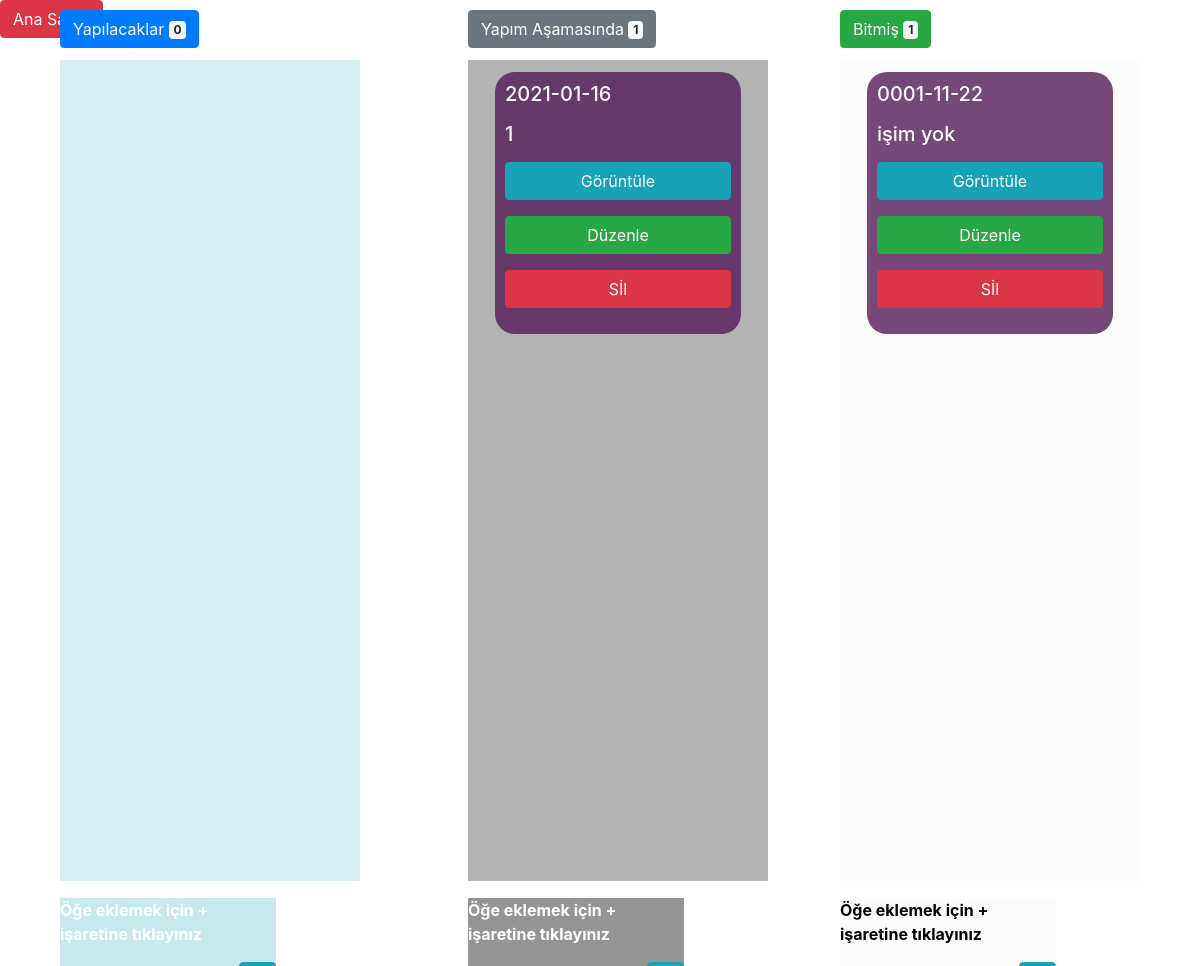
/uygulama/5, run on the app's committed database.
### Uygulama/models.py (models this page shows, shortened)
class Todos(models.Model):
    TodosJob = models.ForeignKey(JobList,on_delete=models.CASCADE,verbose_name="Hangi iş?")
    todoTarih = models.CharField(max_length=500,verbose_name="Tarih",null=False, blank=True, default=00000)
    todoDurum = models.CharField(max_length=500,verbose_name="Durum",null=False, blank=True, default=00000)
    todoYapilacakIs= models.CharField(max_length=500,verbose_name="Yapılacak İş",null=False, blank=True, default=00000)
    todoAciklama = models.CharField(max_length=500,verbose_name="Açıklama",null=False, blank=True, default=00000)
    t = models.CharField(max_length=2,verbose_name="t",null=False, blank=True, default=00000)
    d = models.CharField(max_length=2,verbose_name="d",null=False, blank=True, default=00000)
    y = models.CharField(max_length=2,verbose_name="y",null=False, blank=True, default=00000)
    a = models.CharField(max_length=2,verbose_name="a",null=False, blank=True, default=00000)

### Uygulama/views.py (the view)
# urls.py: path('uygulama/<int:id>',views.uygulama),
def uygulama(request,id):
    Joblist1 = get_object_or_404(JobList,id=id)
    todos1 = Todos.objects.all()
    return render(request,"index.html",{"Joblist1":Joblist1,"todos1":todos1})

### templates/index.html (shortened to what this page needs)
<!DOCTYPE html>
<html>
  <head>
    <link
      rel="stylesheet"
      href="https://maxcdn.bootstrapcdn.com/bootstrap/4.0.0/css/bootstrap.min.css"
    />
  </head>
  <body
  onload="load()"
    style="
      background: url('https://c.files.bbci.co.uk/F98B/production/_99838836_mario976.jpg')
        center center fixed;
      background-size: cover;
    "
  >
  <button type="button" onClick="window.location.href='/'" class="btn btn-danger" data-bs-toggle="button" autocomplete="off">Ana Sayfa</button>
    <div style="position: absolute; top: 10px; left: 5%;">
      <button type="button" class="btn btn-primary" style="opacity: 1;" disabled>
        Yapılacaklar <span id="clicks1" class="badge badge-light">0</span>
      </button>
    </div>
    <div
      style="
        background-color: rgba(176, 224, 230, 0.5);
        width: 25%;
        height: 85%;
        top: 60px;
        padding: 1%;
        overflow-x: hidden;
        overflow-y: scroll;
        position: absolute;
        float: left;
        left: 5%;
      "
    >
      <div class="col">
      </div>
    </div>
    <div
      style="
        background-color: rgba(176, 224, 230, 0.7);
        position: absolute;
        top: 93%;
        width: 18%;
        left:5%;
      "
    >
      <p style="color: white; float: left; font-weight: bold">
        Öğe eklemek için + işaretine tıklayınız
      </p>
    </div>
    <div style="position: absolute; top: 10px; left: 39%">
      <button type="button" class="btn btn-secondary" style="opacity: 1;" disabled>
        Yapım Aşamasında <span id="clicks2" class="badge badge-light" >0</span>
      </button>
    </div>
    <div
      style="
        background-color: rgba(105, 105, 105, 0.5);
        width: 25%;
        height: 85%;
        top: 60px;
        padding: 1%;
        overflow-x: hidden;
        overflow-y: scroll;
        position: absolute;
        float: left;
        left: 39%;
      "
    >
      <div class="col">
        <div class="list-group">
{% if todos1 %}
            {% for item in todos1 %}
            {% if item.TodosJob == Joblist1 and item.todoDurum == "Yapım Aşamasında" %}
            <div
            class="container-fluid"
            style="
              background-color: rgba(86,28,89, 0.8);
              max-witdth: 16%;
              -webkit-border-radius: 20px;
              -moz-border-radius: 20px;
              border-radius: 20px;
              flex-direction: column;
              display:flex;
              padding:10px;
            "
            draggable="true"
          >
          <h5 style="margin-bottom:1rem;color:white;">{{item.todoTarih}}</h5>
          <h5 style="margin-bottom:1rem;color:white;">{{item.todoYapilacakIs}}</h5>
          <button style="margin-bottom:1rem;" type="button" class="btn btn-info" >Görüntüle</button>
          <button style="margin-bottom:1rem;" type="button" class="btn btn-success" >Düzenle</button>
          <button style="margin-bottom:1rem;" type="button" class="btn btn-danger" >Sİl</button>
          </div>
            {% endif %}
            {% endfor %}
          {% endif %}
        </div>
      </div>
    </div>
    <div
      style="
        background-color: rgba(105, 105, 105, 0.7);
        position: absolute;
        top: 93%;
        width: 18%;
        left: 39%;
      "
    >
      <p style="color: white; float: left; font-weight: bold">
        Öğe eklemek için + işaretine tıklayınız
      </p>
    </div>
    <div style="position: absolute; top: 10px; left: 70%">
      <button type="button" class="btn btn-success" style="opacity: 1;" disabled>
        Bitmiş <span id="clicks3" class="badge badge-light">0</span>
      </button>
    </div>
    <div
      style="
        background-color: rgba(250,250,250, 0.5);
        width: 25%;
        height: 85%;
        top: 60px;
        padding: 1%;
        overflow-x: hidden;
        overflow-y: scroll;
        position: absolute;
        float: left;
        left: 70%;
      "
    >
      <div class="col">
        <div class="list-group">
                  {% if todos1 %}
            {% for item in todos1 %}
            {% if item.TodosJob == Joblist1 and item.todoDurum == "Bitti" %}
           <div
            class="container-fluid"
            style="
              background-color: rgba(86,28,89, 0.8);
              max-witdth: 16%;
              -webkit-border-radius: 20px;
              -moz-border-radius: 20px;
              border-radius: 20px;
              flex-direction: column;
              display:flex;
              padding:10px;
            "
            draggable="true"
          >
          <h5 style="margin-bottom:1rem;color:white;">{{item.todoTarih}}</h5>
          <h5 style="margin-bottom:1rem;color:white;">{{item.todoYapilacakIs}}</h5>
          <button style="margin-bottom:1rem;" type="button" class="btn btn-info" >Görüntüle</button>
          <button style="margin-bottom:1rem;" type="button" class="btn btn-success" >Düzenle</button>
          <button style="margin-bottom:1rem;" type="button" class="btn btn-danger" >Sİl</button>
          </div>
            {% endif %}
            {% endfor %}
          {% endif %}
        </div>
      </div>
    </div>
    <div
      style="
        background-color: rgba(250,250,250, 0.5);
        position: absolute;
        top: 93%;
        width: 18%;
        left: 70%;
      "
    >
      <p style="color: black; float: left; font-weight: bold">
        Öğe eklemek için + işaretine tıklayınız
      </p>
    </div>
  </body>
</html>

### data on the page
Todos: todoTarih "2021-01-16", todoYapilacakIs "1"
Todos: todoTarih "0001-11-22", todoYapilacakIs "işim yok"
